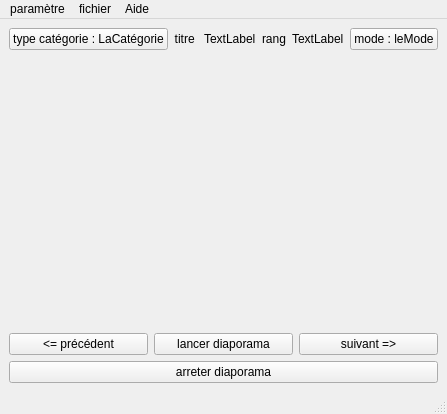
<?xml version="1.0" encoding="UTF-8"?>
<ui version="4.0">
 <class>lecteurVue</class>
 <widget class="QMainWindow" name="lecteurVue">
  <property name="geometry">
   <rect>
    <x>0</x>
    <y>0</y>
    <width>439</width>
    <height>414</height>
   </rect>
  </property>
  <property name="windowTitle">
   <string>lecteurVue</string>
  </property>
  <widget class="QWidget" name="centralwidget">
   <layout class="QVBoxLayout" name="verticalLayout_2">
    <item>
     <layout class="QHBoxLayout" name="horizontalLayout_2">
      <item>
       <widget class="QPushButton" name="bCatgorie">
        <property name="text">
         <string>type catégorie : LaCatégorie</string>
        </property>
       </widget>
      </item>
      <item>
       <widget class="QLabel" name="label_4">
        <property name="text">
         <string>titre </string>
        </property>
        <property name="alignment">
         <set>Qt::AlignRight|Qt::AlignTrailing|Qt::AlignVCenter</set>
        </property>
       </widget>
      </item>
      <item>
       <widget class="QLabel" name="lTitre">
        <property name="text">
         <string>TextLabel</string>
        </property>
       </widget>
      </item>
      <item>
       <widget class="QLabel" name="label_6">
        <property name="text">
         <string>rang</string>
        </property>
        <property name="alignment">
         <set>Qt::AlignRight|Qt::AlignTrailing|Qt::AlignVCenter</set>
        </property>
       </widget>
      </item>
      <item>
       <widget class="QLabel" name="lRang">
        <property name="text">
         <string>TextLabel</string>
        </property>
       </widget>
      </item>
      <item>
       <widget class="QPushButton" name="bMode">
        <property name="text">
         <string>mode : leMode</string>
        </property>
       </widget>
      </item>
     </layout>
    </item>
    <item>
     <layout class="QGridLayout" name="gridLayout">
      <item row="0" column="1">
       <spacer name="horizontalSpacer">
        <property name="orientation">
         <enum>Qt::Horizontal</enum>
        </property>
        <property name="sizeHint" stdset="0">
         <size>
          <width>40</width>
          <height>20</height>
         </size>
        </property>
       </spacer>
      </item>
      <item row="1" column="0">
       <spacer name="horizontalSpacer_2">
        <property name="orientation">
         <enum>Qt::Horizontal</enum>
        </property>
        <property name="sizeHint" stdset="0">
         <size>
          <width>40</width>
          <height>20</height>
         </size>
        </property>
       </spacer>
      </item>
      <item row="1" column="3">
       <spacer name="verticalSpacer">
        <property name="orientation">
         <enum>Qt::Vertical</enum>
        </property>
        <property name="sizeHint" stdset="0">
         <size>
          <width>3</width>
          <height>40</height>
         </size>
        </property>
       </spacer>
      </item>
      <item row="1" column="1">
       <widget class="QLabel" name="lImage">
        <property name="sizePolicy">
         <sizepolicy hsizetype="Preferred" vsizetype="Preferred">
          <horstretch>0</horstretch>
          <verstretch>0</verstretch>
         </sizepolicy>
        </property>
        <property name="maximumSize">
         <size>
          <width>128</width>
          <height>128</height>
         </size>
        </property>
        <property name="text">
         <string/>
        </property>
        <property name="pixmap">
         <pixmap>../cartesDisney/cartesDisney/Disney_0.gif</pixmap>
        </property>
        <property name="scaledContents">
         <bool>false</bool>
        </property>
        <property name="alignment">
         <set>Qt::AlignCenter</set>
        </property>
       </widget>
      </item>
      <item row="1" column="2">
       <spacer name="horizontalSpacer_3">
        <property name="orientation">
         <enum>Qt::Horizontal</enum>
        </property>
        <property name="sizeHint" stdset="0">
         <size>
          <width>40</width>
          <height>20</height>
         </size>
        </property>
       </spacer>
      </item>
     </layout>
    </item>
    <item>
     <layout class="QVBoxLayout" name="verticalLayout">
      <item>
       <layout class="QHBoxLayout" name="horizontalLayout_3">
        <item>
         <widget class="QPushButton" name="bPrecedent">
          <property name="text">
           <string>&lt;= précédent</string>
          </property>
         </widget>
        </item>
        <item>
         <widget class="QPushButton" name="bLancerDiaporama">
          <property name="text">
           <string>lancer diaporama</string>
          </property>
         </widget>
        </item>
        <item>
         <widget class="QPushButton" name="bSuivant">
          <property name="text">
           <string>suivant =&gt;</string>
          </property>
         </widget>
        </item>
       </layout>
      </item>
      <item>
       <widget class="QPushButton" name="bArreterDiaporama">
        <property name="text">
         <string>arreter diaporama</string>
        </property>
       </widget>
      </item>
     </layout>
    </item>
   </layout>
  </widget>
  <widget class="QMenuBar" name="menubar">
   <property name="geometry">
    <rect>
     <x>0</x>
     <y>0</y>
     <width>439</width>
     <height>22</height>
    </rect>
   </property>
   <widget class="QMenu" name="menuparam_tre">
    <property name="title">
     <string>paramètre</string>
    </property>
    <addaction name="actionvitesse_de_d_filement"/>
    <addaction name="actionenlever_diaporama_2"/>
    <addaction name="actioncharger_diaporama_2"/>
   </widget>
   <widget class="QMenu" name="menufichier">
    <property name="title">
     <string>fichier</string>
    </property>
    <addaction name="actionQuitter_2"/>
   </widget>
   <widget class="QMenu" name="menuAide">
    <property name="title">
     <string>Aide</string>
    </property>
    <addaction name="actionA_propos_de"/>
   </widget>
   <addaction name="menuparam_tre"/>
   <addaction name="menufichier"/>
   <addaction name="menuAide"/>
  </widget>
  <widget class="QStatusBar" name="statusbar"/>
  <action name="actionvitesse_de_d_filement">
   <property name="text">
    <string>vitesse de défilement</string>
   </property>
  </action>
  <action name="actioncharger_diaporama">
   <property name="text">
    <string>charger diaporama</string>
   </property>
  </action>
  <action name="actionenlever_diaporama">
   <property name="text">
    <string>enlever diaporama</string>
   </property>
  </action>
  <action name="actionaide">
   <property name="text">
    <string>aide</string>
   </property>
  </action>
  <action name="actionQuitter">
   <property name="text">
    <string>Quitter</string>
   </property>
  </action>
  <action name="actionenlever_diaporama_2">
   <property name="text">
    <string>enlever diaporama</string>
   </property>
  </action>
  <action name="actionQuitter_2">
   <property name="text">
    <string>Quitter</string>
   </property>
  </action>
  <action name="actioncharger_diaporama_2">
   <property name="text">
    <string>charger diaporama</string>
   </property>
  </action>
  <action name="actionA_propos_de">
   <property name="text">
    <string>A propos de......</string>
   </property>
  </action>
 </widget>
 <resources/>
 <connections/>
</ui>
